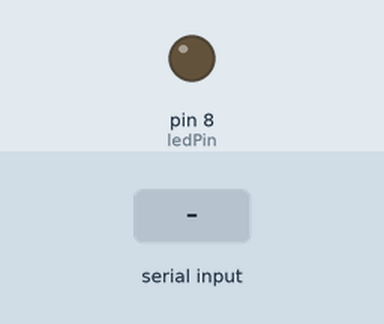
A sketch run on a simulated Arduino Uno, built with avr-gcc and run on an emulated ATmega328P. Shown: output pins drawn as LEDs (lit = HIGH). The inputs (shaded band) are chosen by the test bench.

Above: at 1.2 s.
1.3 s: "1" received over the second serial link
At 2.1 s:
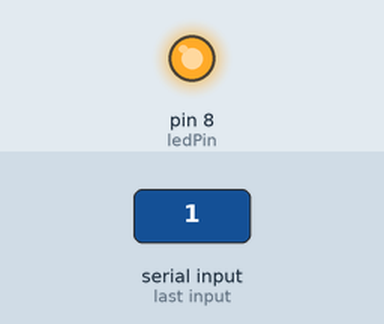
2.8 s: "0" received over the second serial link
At 3.3 s:
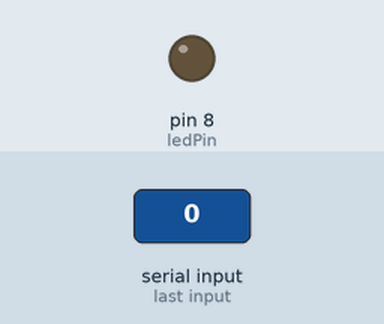
Timing chart, 0 to 5.8 s (numbered marks = the images above; inputs shaded):
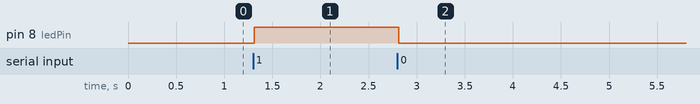

Measured:
- after the input at 1.3 s, pin 8 (ledPin): LOW → HIGH at once
- after the input at 2.8 s, pin 8 (ledPin): HIGH → LOW at once

The sketch:

BLUETOOTHWORKS.ino
```cpp
#include <SoftwareSerial.h>
#define ledPin 8
int state = 0;

SoftwareSerial BT (12, 13);

void setup() {
 pinMode(ledPin, OUTPUT);
 digitalWrite(ledPin, LOW);
 Serial.begin(9600);
 BT.begin(9600);
}

void loop() {
 if(BT.available() > 0){ // Checks whether data is comming from the serial port
 state = BT.read();
 BT.println("data came in");
 }
if (state == '0') {
 digitalWrite(ledPin, LOW);
 BT.println("LED: OFF");
 state = 0;
 }
 else if (state == '1') {
 digitalWrite(ledPin, HIGH);
 BT.println("LED: ON");;
 state = 0;
 }
}
```
